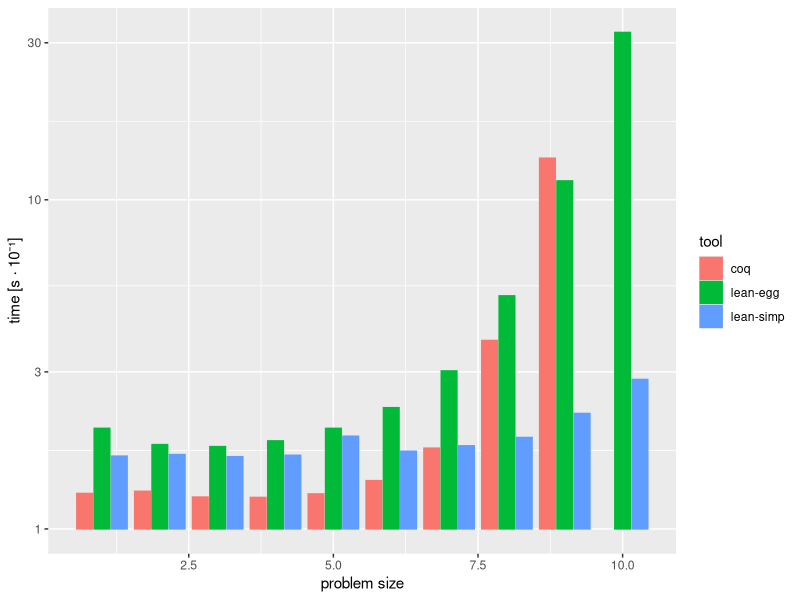
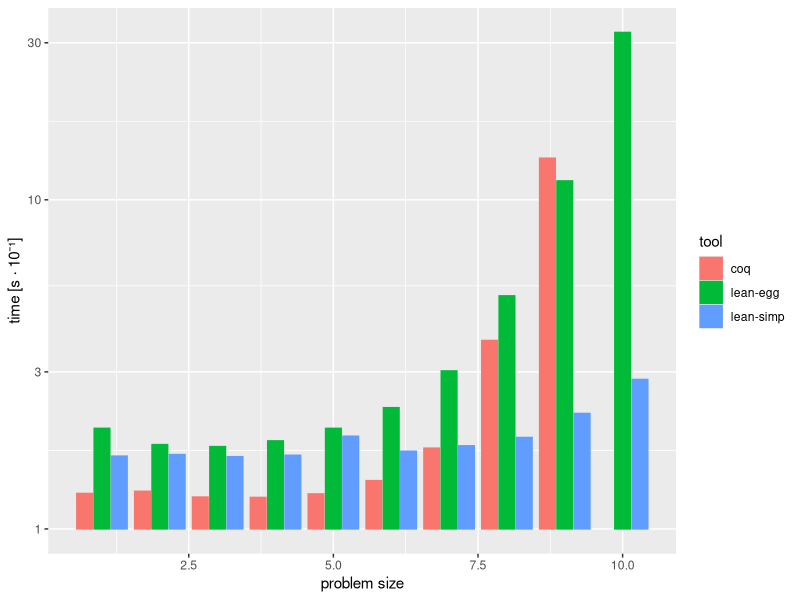

The R script that drew these images, in order:
library(tidyverse)
library(readr)
stats <- read_csv("stats.csv", col_types = cols(time = col_double()))
filter(stats, problemsize < 11) %>%
transform(time = time*10) %>%
ggplot(mapping = aes(x=`problemsize`, y =`time`, color = `tool`, shape = `tool`))  +
  geom_col(mapping = aes(fill = `tool`), position=position_dodge2())  +
  xlab("problem size") +
  ylab("time [s · 10⁻¹]") + 
  #geom_text(mapping = aes(x = `problemsize`, y = 0.3, label = ifelse(is.na(`time`), "X", "")), position=position_dodge2())
  #geom_point() +
  #geom_line() +
  scale_y_log10() 
ggsave("plotscaling.pdf")
